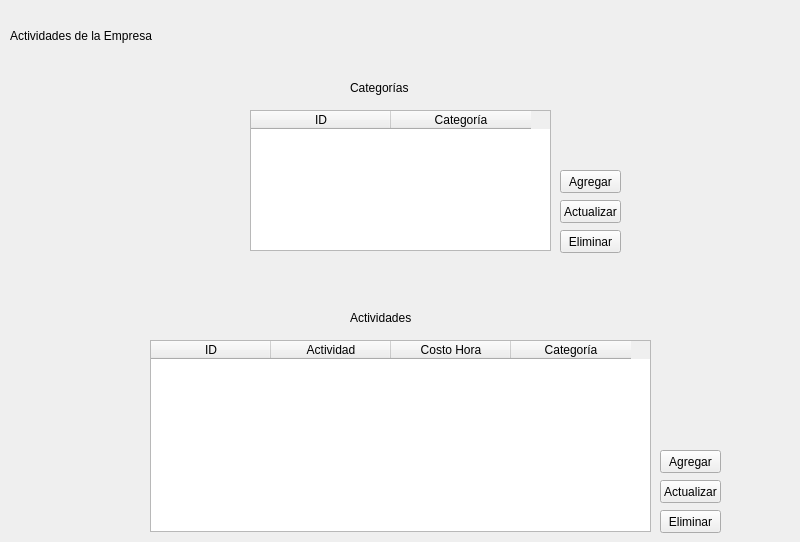
    <widget class="QWidget" name="page_9">
     <widget class="QLabel" name="label_10">
      <property name="geometry">
       <rect>
        <x>10</x>
        <y>20</y>
        <width>781</width>
        <height>31</height>
       </rect>
      </property>
      <property name="text">
       <string>Actividades de la Empresa</string>
      </property>
     </widget>
     <widget class="QLabel" name="label_11">
      <property name="geometry">
       <rect>
        <x>350</x>
        <y>80</y>
        <width>101</width>
        <height>16</height>
       </rect>
      </property>
      <property name="text">
       <string>Categorías</string>
      </property>
     </widget>
     <widget class="QLabel" name="label_16">
      <property name="geometry">
       <rect>
        <x>350</x>
        <y>310</y>
        <width>101</width>
        <height>16</height>
       </rect>
      </property>
      <property name="text">
       <string>Actividades</string>
      </property>
     </widget>
     <widget class="QTableWidget" name="tableWidget_9">
      <property name="geometry">
       <rect>
        <x>250</x>
        <y>110</y>
        <width>301</width>
        <height>141</height>
       </rect>
      </property>
      <attribute name="horizontalHeaderDefaultSectionSize">
       <number>140</number>
      </attribute>
      <attribute name="verticalHeaderVisible">
       <bool>false</bool>
      </attribute>
      <column>
       <property name="text">
        <string>ID</string>
       </property>
      </column>
      <column>
       <property name="text">
        <string>Categoría</string>
       </property>
      </column>
     </widget>
     <widget class="QTableWidget" name="tableWidget_10">
      <property name="geometry">
       <rect>
        <x>150</x>
        <y>340</y>
        <width>501</width>
        <height>192</height>
       </rect>
      </property>
      <attribute name="horizontalHeaderCascadingSectionResizes">
       <bool>true</bool>
      </attribute>
      <attribute name="horizontalHeaderDefaultSectionSize">
       <number>120</number>
      </attribute>
      <attribute name="verticalHeaderVisible">
       <bool>false</bool>
      </attribute>
      <column>
       <property name="text">
        <string>ID</string>
       </property>
      </column>
      <column>
       <property name="text">
        <string>Actividad</string>
       </property>
      </column>
      <column>
       <property name="text">
        <string>Costo Hora</string>
       </property>
      </column>
      <column>
       <property name="text">
        <string>Categoría</string>
       </property>
      </column>
     </widget>
     <widget class="QPushButton" name="pushButton_16">
      <property name="geometry">
       <rect>
        <x>560</x>
        <y>170</y>
        <width>61</width>
        <height>23</height>
       </rect>
      </property>
      <property name="text">
       <string>Agregar</string>
      </property>
     </widget>
     <widget class="QPushButton" name="pushButton_17">
      <property name="geometry">
       <rect>
        <x>560</x>
        <y>230</y>
        <width>61</width>
        <height>23</height>
       </rect>
      </property>
      <property name="text">
       <string>Eliminar</string>
      </property>
     </widget>
     <widget class="QPushButton" name="pushButton_18">
      <property name="geometry">
       <rect>
        <x>560</x>
        <y>200</y>
        <width>61</width>
        <height>23</height>
       </rect>
      </property>
      <property name="text">
       <string>Actualizar</string>
      </property>
      <property name="checkable">
       <bool>true</bool>
      </property>
     </widget>
     <widget class="QPushButton" name="pushButton_19">
      <property name="geometry">
       <rect>
        <x>660</x>
        <y>480</y>
        <width>61</width>
        <height>23</height>
       </rect>
      </property>
      <property name="text">
       <string>Actualizar</string>
      </property>
      <property name="checkable">
       <bool>true</bool>
      </property>
     </widget>
     <widget class="QPushButton" name="pushButton_20">
      <property name="geometry">
       <rect>
        <x>660</x>
        <y>450</y>
        <width>61</width>
        <height>23</height>
       </rect>
      </property>
      <property name="text">
       <string>Agregar</string>
      </property>
     </widget>
     <widget class="QPushButton" name="pushButton_21">
      <property name="geometry">
       <rect>
        <x>660</x>
        <y>510</y>
        <width>61</width>
        <height>23</height>
       </rect>
      </property>
      <property name="text">
       <string>Eliminar</string>
      </property>
     </widget>
    </widget>
